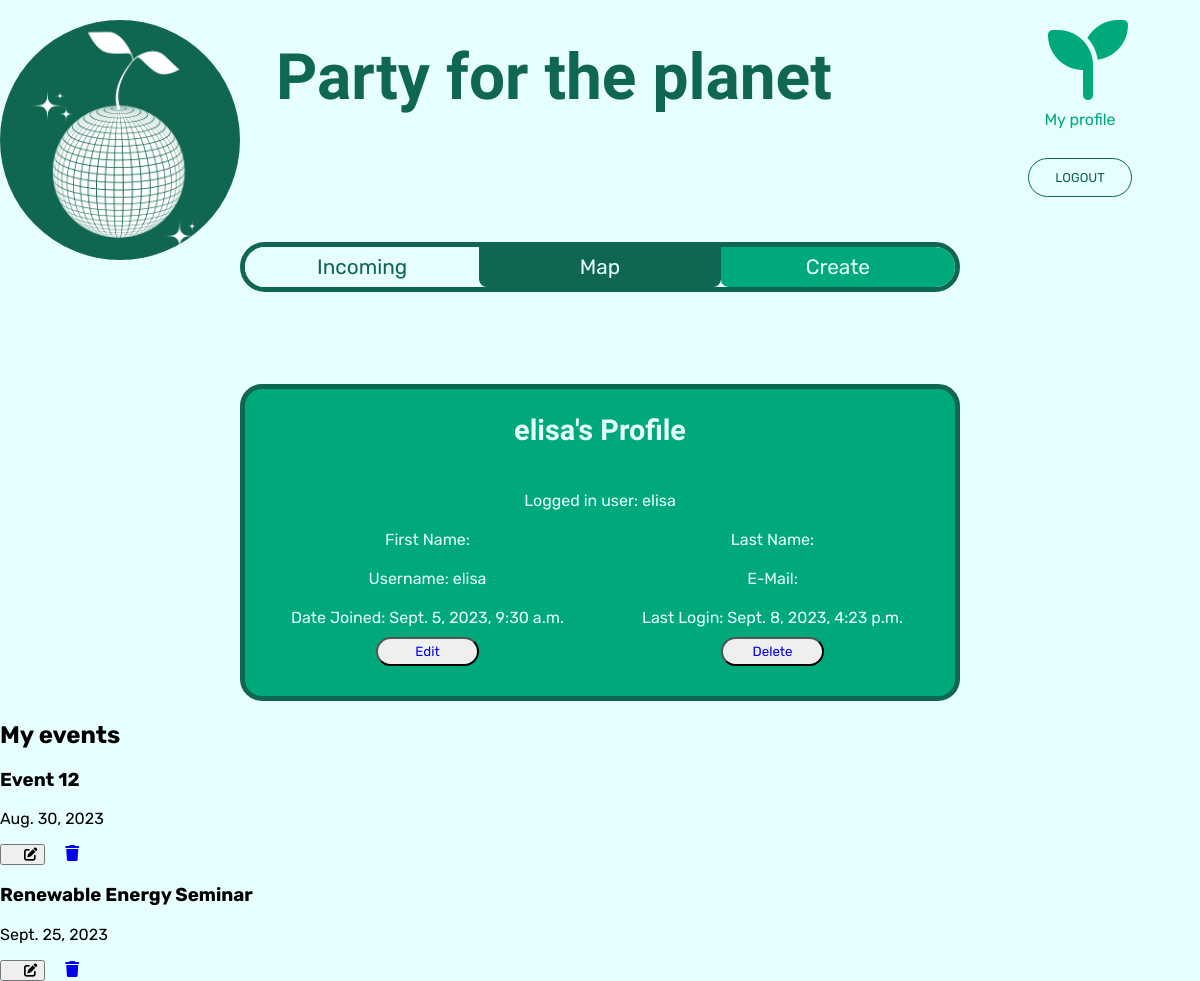
/profile/ (signed in), run on the app's committed database.
### ecoevents/models.py (models this page shows, shortened)
class Ecoevent(models.Model):
    organizer = models.ForeignKey(User, on_delete=models.CASCADE)
    title = models.CharField(max_length=200)
    description = models.TextField(max_length=500, blank=True, null=True)
    category = models.CharField(max_length=200)
    start_datetime = models.DateTimeField()
    end_datetime = models.DateTimeField()
    location = models.CharField(max_length=200)
    created_on = models.DateTimeField(auto_now_add=True)
    modified_on = models.DateTimeField(auto_now=True)
    class Meta:
        ordering = ['-created_on']

### ecoevents/views.py (the view)
# urls.py: path("profile/", views.profile, name="profile"),
def profile(request):
    my_events = Ecoevent.objects.filter(organizer=request.user)
    context = {
        "my_events": my_events,
    }
    return render(request, "profile.html", context)

### templates/profile.html (shortened to what this page needs)
{% extends 'base.html' %}
{% load static %}
{% block content %}
{% include 'header.html' %}
<div class="profile">
  <div class="profileTitle">
    <h2>{{request.user}}'s Profile</h2>
  </div>
  <div class="profileInformationsContainer">
    <div class="profileDetailsContainer">
    <p class="profileLogged">Logged in user: {{request.user}}</p>
    <p class="profileFirstName">First Name: {{request.user.first_name}}</p>
    <p class="profileLastName">Last Name: {{request.user.last_name}}</p>
    <p class="profileEmail">E-Mail: {{request.user.email}}</p>
    <p class="profileUsername">Username: {{request.user.username}}</p>
    <p class="profileLastLogin">Last Login: {{request.user.last_login}}</p>
    <p class="profileDateJoined">Date Joined: {{request.user.date_joined}}</p>
  </div>
  <div class="profileButtons">
    <button>
      <a href="{% url 'edit_user' user.id %}">Edit</a>
    </button>
    <button>
      <a href="{% url 'delete_user' user.id %}">Delete</a>
    </button>
  </div>
</div>
</div>
<div id="my-events">
  <h2>My events</h2>
  {% for event in my_events %}
  <div class="event-card">
    <h3>{{ event.title }}</h3>
    <p>{{ event.start_datetime.date }}</p>
    <span class="action-buttons">
      <button class="edit-event-btn">
        <i class="fas fa-edit"></i>
      </button>
      <a class="delete-event-btn" href="{% url 'delete_event' event.id %}">
        <i class="fas fa-trash"></i>
      </a>
    </span>
  </div>
  {% endfor %}
</div>
{%endblock%}

### static/css/style.css (style rules this page uses)
html { scroll-behavior: smooth; }
body { margin: 0; padding: 0; list-style-type: none; box-sizing: border-box; height: 100vh; --main-color: #e7fefe; --secondary-color: #106751; --accent-color: #00a97c; font-family: "Bungee Shade ", cursive; font-family: "Rubik", sans-serif; background: var(--main-color); }
a { text-decoration: none; }
.fa-solid, .fas { font-weight: 900; margin-left: 1rem; }
* { box-sizing: border-box; }
.profile { border: 5px solid var(--secondary-color); border-radius: 22px; width: 60%; margin: 0 auto; background-color: var(--accent-color); }
.profileTitle { font-family: "Bungee Shade"; font-size: 1.2rem; color: var(--main-color); text-align: center; }
.profileTitle h2 { width: 100%; }
.profileInformationsContainer { width: 100%; color: var(--main-color); margin: 0 auto; padding: 10px; border-radius: 20px; margin-bottom: 20px; }
.profileDetailsContainer { display: grid; grid-template-columns: 1fr 1fr; flex-direction: column; grid-template-areas: "lo lo""fn ln""un em""dj ll"; text-align: center; }
.profileDetailsContainer p { max-width: 80%; border-radius: 22px; margin: 10px auto; }
.profileLogged { grid-area: lo; }
.profileFirstName { grid-area: fn; }
.profileLastName { grid-area: ln; }
.profileEmail { grid-area: em; }
.profileUsername { grid-area: un; }
.profileLastLogin { grid-area: ll; }
.profileDateJoined { grid-area: dj; }
.profileButtons { display: flex; justify-content: space-around; }
.profileButtons button { padding: 5px; font-family: "Rubik"; color: var(--secondary-color); border-radius: 22px; min-width: 15%; width: 75px; }

### data on the page
Ecoevent: title "Event 12", start_datetime "Aug. 30, 2023"
Ecoevent: title "Renewable Energy Seminar", start_datetime "Sept. 25, 2023"

### other printed values
{{ request.user }} "elisa"
{{ request.user.username }} "elisa"
{{ request.user.last_login }} "Sept. 8, 2023, 4:23 p.m."
{{ request.user.date_joined }} "Sept. 5, 2023, 9:30 a.m."
